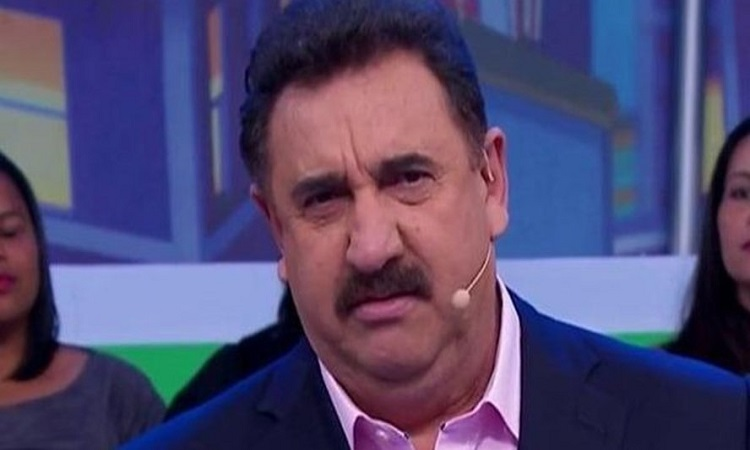
#> input picture projeto/pdi2/ratinho.jpg, 750 x 450 px
$ jupyter execute --allow-errors preprocessamento-crop.ipynb
#> lines starting #> are read from the running program, lines starting #| are printed output that depends on the picture; after the words box and inside, x2 and y2 are one past the last pixel; in counts of white or black regions, pixels touching at a corner belong together
[cell 1]
import time
import numpy as np
import matplotlib.pyplot as plt
import utils_img_rec as ut

import pathlib

import cv2
import tqdm
import os

import pickle
inicio = time.time()

[cell 2]
face_cascade = cv2.CascadeClassifier(cv2.data.haarcascades + 'haarcascade_frontalface_default.xml')
eyes_cascade = cv2.CascadeClassifier(cv2.data.haarcascades + 'haarcascade_eye.xml')

[cell 3]
# [43 lines left out: functions detect_faces, gaussian_blur, canny_p, not called in this run]

from scipy.ndimage import gaussian_filter

# [4 lines left out: function gaussian, not called in this run]

[cell 4]
#path = "../../../_DATA_/image/face/faustao"

path = "../../../_DATA_/image/face/diego"

#> (the rest of this cell did not finish here and is left out)

[cell 5]
#DATADIR = r"..\..\..\_DATA_\image\face\faustao\faustao.jpg"
DATADIR = "ratinho.jpg"

path = pathlib.Path(DATADIR)
print(path)

[cell 6]
img = cv2.imread(str(path) ,cv2.cv2.IMREAD_COLOR)
#> img is the input picture: shape (450, 750, 3); mean B, G, R 112.4, 73.3, 81.6
img_rgb = cv2.cvtColor(img, cv2.COLOR_BGR2RGB)

plt.imshow(img_rgb, cmap='gray')
plt.show()

[cell 7]
face_cascade = cv2.CascadeClassifier(cv2.data.haarcascades + 'haarcascade_frontalface_default.xml')
eyes_cascade = cv2.CascadeClassifier(cv2.data.haarcascades + 'haarcascade_eye.xml')

faces_detected = face_cascade.detectMultiScale(img, scaleFactor=1.1, minNeighbors=5)
#> faces_detected = [[232, 78, 285, 285]]

[cell 8]
print(len(faces_detected))
#| 1
(x, y, w, h) = faces_detected[0]
#> x = 232; y = 78; w = 285; h = 285
img = cv2.rectangle(img, (x, y), (x+w, y+h), (0, 255, 0), 1)
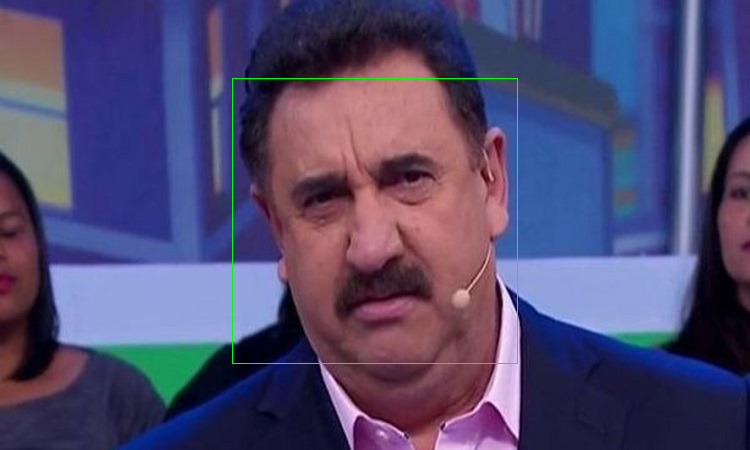
#> img: shape (450, 750, 3); 0.34% of pixels changed, all inside (x1, y1, x2, y2) = (232, 78, 518, 364)

img_rgb = cv2.cvtColor(img, cv2.COLOR_BGR2RGB)

plt.imshow(img_rgb, cmap='gray')
plt.show()

[cell 9]
eyes = eyes_cascade.detectMultiScale(img[y:y+h, x:x+w])
#> eyes = [[60, 91, 62, 62], [135, 64, 72, 72]]
for (ex, ey, ew, eh) in eyes:
    img = cv2.rectangle(img, (x+ex, y+ey), (x+ex+ew, y+ey+eh), (255, 255, 255), 1)
#> this loop made 2 passes
#> pass 1, `img = cv2.rectangle(img, (x+ex, y+ey), (x+ex+ew, y+ey+eh), (255, 255, ..`:
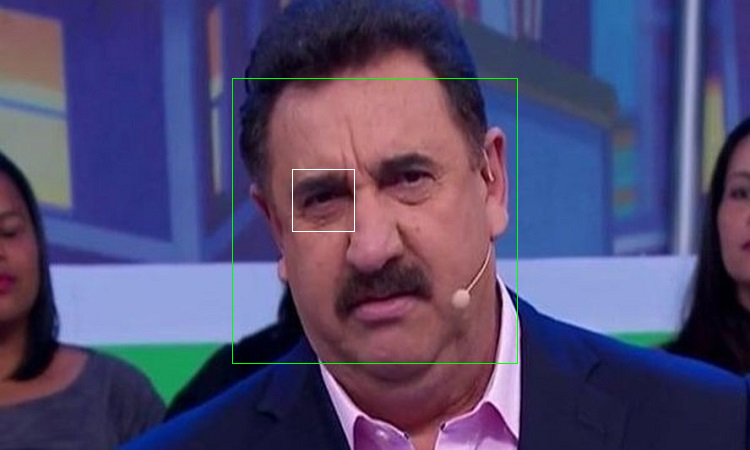
#> img: shape (450, 750, 3); 0.07% of pixels changed, all inside (x1, y1, x2, y2) = (292, 169, 355, 232)
#> pass 2, `img = cv2.rectangle(img, (x+ex, y+ey), (x+ex+ew, y+ey+eh), (255, 255, ..`:
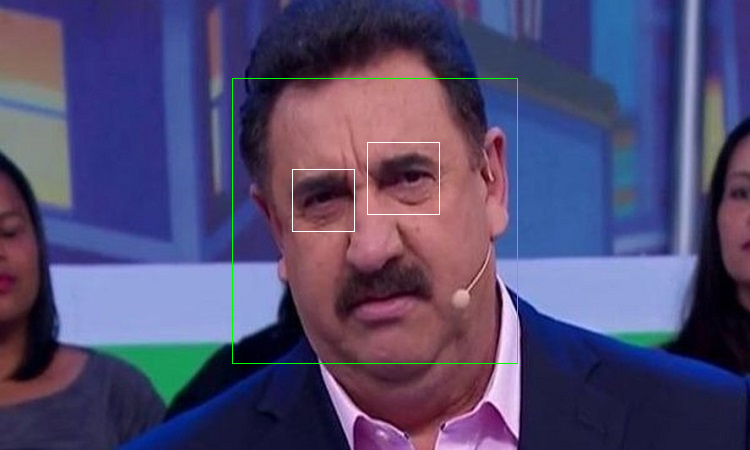
#> img: shape (450, 750, 3); 0.09% of pixels changed, all inside (x1, y1, x2, y2) = (367, 142, 440, 215)

img_rgb = cv2.cvtColor(img, cv2.COLOR_BGR2RGB)

plt.imshow(img_rgb, cmap='gray')
plt.show()
#rodar a imagem para alinhar os 2 olhos

[cell 10]
p=3 #padding, margem
img = img[y-p+1:y+h+p, x-p+1:x+w+p]
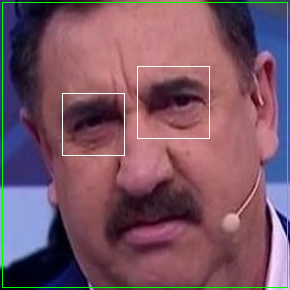
#> img: shape (290, 290, 3); mean B, G, R 100.8, 85.7, 122.2


img_rgb = cv2.cvtColor(img, cv2.COLOR_BGR2RGB)
#> img_rgb: shape (290, 290, 3)

plt.imshow(img_rgb, cmap='gray')
plt.show()

$ run again, with projeto/pdi2/faustao.jpg copied over projeto/pdi2/ratinho.jpg
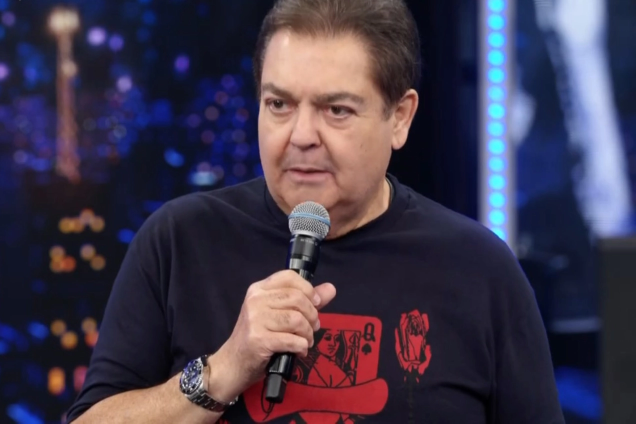
#> input picture projeto/pdi2/faustao.jpg, 1271 x 847 px (shown at 1/2 size)
#> img is the input picture: shape (847, 1271, 3); mean B, G, R 75.2, 56.1, 64.6
#> faces_detected = [[637, 657, 54, 54], [956, 207, 89, 89], [960, 352, 82, 82], [950, 66, 87, 87], [956, 167, 98, 98], [459, 84, 330, 330]]
#| 6
#> x = 637; y = 657; w = 54
#> eyes = [[7, 5, 23, 23]]
#> the loop `for (ex, ey, ew, eh) in eyes:` made 1 pass
#> `img = img[y-p+1:y+h+p, x-p+1:x+w+p]`:
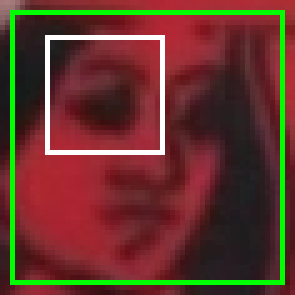
#> img: shape (59, 59, 3) (shown 5 times larger); mean B, G, R 44.1, 54.3, 100.2

$ run again, with projeto/pdi2/erick40.jpg copied over projeto/pdi2/ratinho.jpg
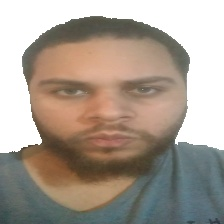
#> input picture projeto/pdi2/erick40.jpg, 224 x 224 px
#> img is the input picture: shape (224, 224, 3); mean B, G, R 144.9, 156.4, 167.9
#> faces_detected = [[36, 39, 138, 138]]
#| 1
#> x = 36; y = 39; w = 138
#> eyes = [[82, 37, 26, 26], [34, 40, 22, 22], [97, 40, 23, 23], [18, 38, 28, 28], [78, 26, 45, 45]]
#> the loop `for (ex, ey, ew, eh) in eyes:` made 5 passes
#> after the loop `for (ex, ey, ew, eh) in eyes:`:
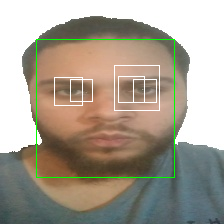
#> img: shape (224, 224, 3); mean B, G, R 145.3, 159.2, 167.3
#> `img = img[y-p+1:y+h+p, x-p+1:x+w+p]`:
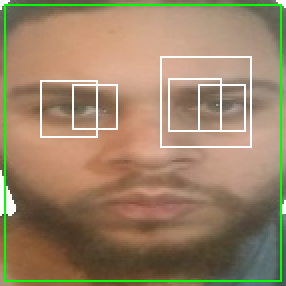
#> img: shape (143, 143, 3) (shown 2 times larger); mean B, G, R 102.6, 131.2, 154.3
